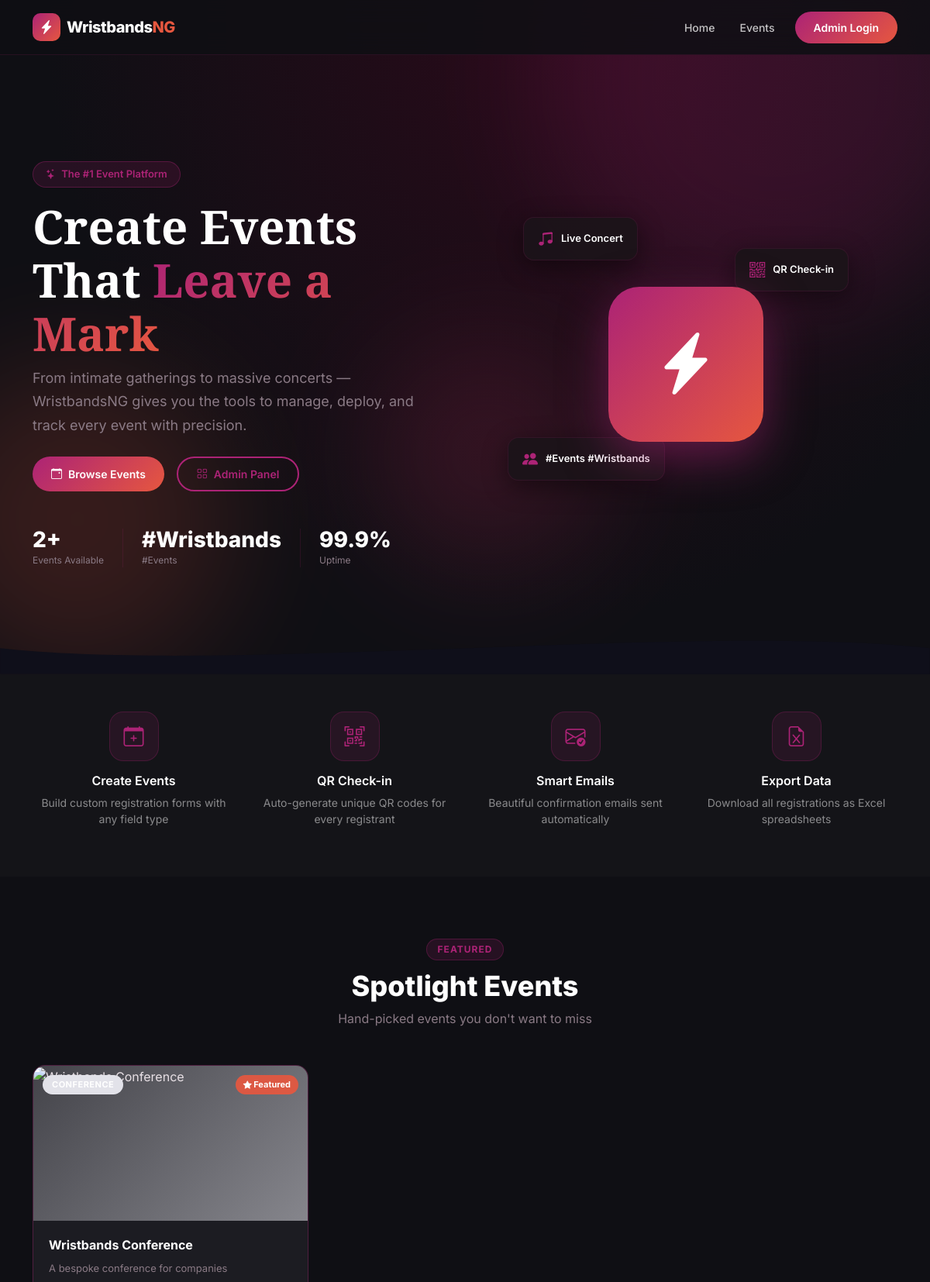
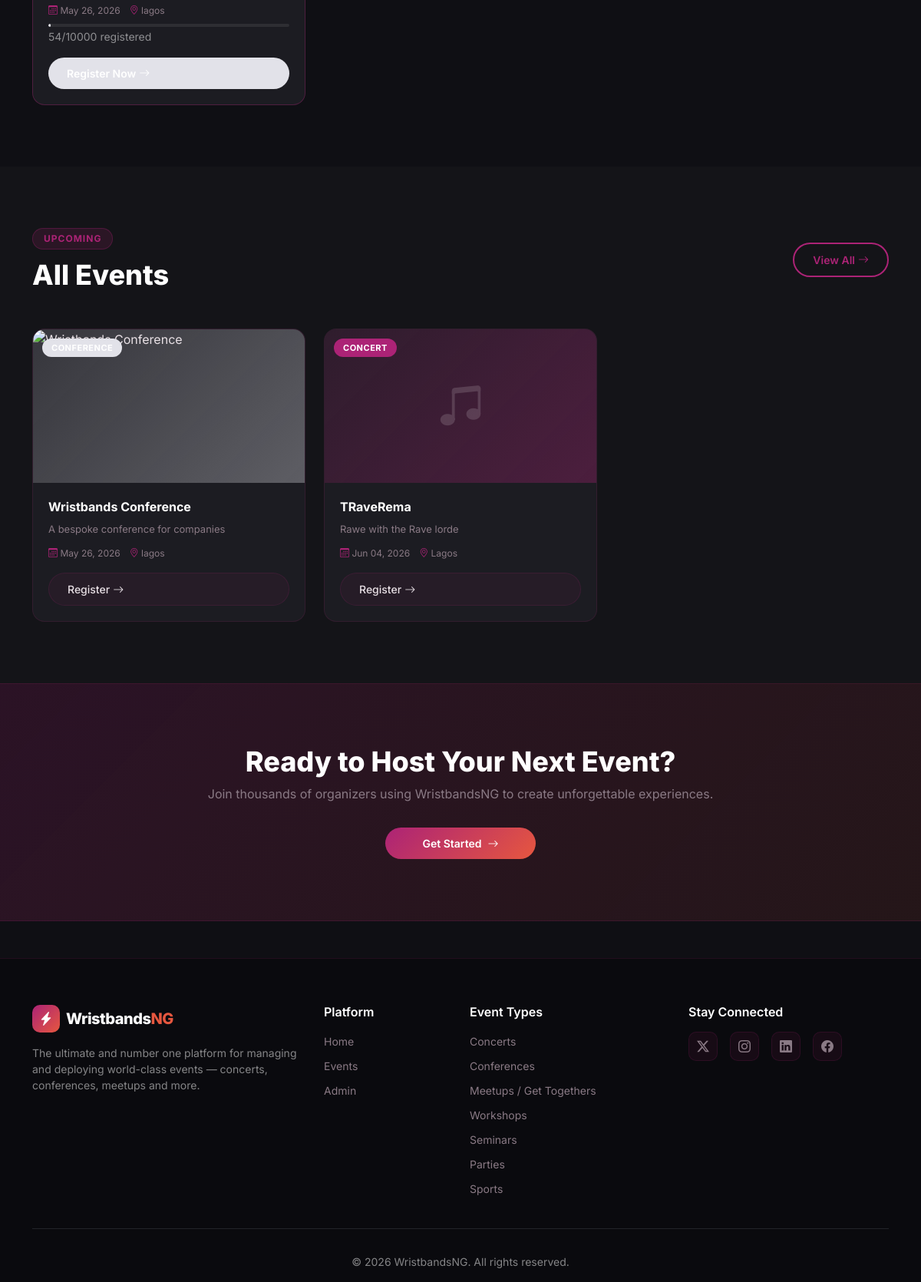
The page / on the database its author committed (2 pictures, top to bottom).
### events/models.py (models this page shows, shortened)
class Event(models.Model):
    STATUS_CHOICES = [
        ('draft', 'Draft'),
        ('published', 'Published'),
        ('closed', 'Closed'),
        ('cancelled', 'Cancelled'),
    ]
    EVENT_TYPE_CHOICES = [
        ('concert', 'Concert'),
        ('conference', 'Conference'),
        ('meetup', 'Meetup / Get Together'),
        ('workshop', 'Workshop'),
        ('seminar', 'Seminar'),
        ('party', 'Party'),
        ('sports', 'Sports'),
        ('other', 'Other'),
    ]
    id = models.UUIDField(primary_key=True, default=uuid.uuid4, editable=False)
    title = models.CharField(max_length=255)
    slug = models.SlugField(unique=True, max_length=300)
    description = models.TextField()
    event_type = models.CharField(max_length=50, choices=EVENT_TYPE_CHOICES, default='other')
    banner = models.ImageField(upload_to='event_banners/', blank=True, null=True)
    venue = models.CharField(max_length=500)
    address = models.TextField(blank=True)
    city = models.CharField(max_length=100, blank=True)
    country = models.CharField(max_length=100, blank=True)
    start_date = models.DateTimeField()
    end_date = models.DateTimeField()
    capacity = models.PositiveIntegerField(default=0, help_text='0 = unlimited')
    status = models.CharField(max_length=20, choices=STATUS_CHOICES, default='draft')
    created_by = models.ForeignKey(User, on_delete=models.SET_NULL, null=True, related_name='events_created')
    created_at = models.DateTimeField(auto_now_add=True)
    updated_at = models.DateTimeField(auto_now=True)
    registration_deadline = models.DateTimeField(null=True, blank=True)
    is_featured = models.BooleanField(default=False)
    color_theme = models.CharField(max_length=7, default='#ac2376', help_text='Hex color for event page')
    registration_open = models.BooleanField(
        default=True,
        help_text='When OFF, the public registration form is closed. '
                  'All existing registrations and QR codes remain intact.'
    )
    checkin_open = models.BooleanField(
        default=True,
        help_text='When OFF, the QR scanner will reject new check-ins. '
                  'All previously checked-in records remain intact.'
    )
    class Meta:
        ordering = ['-created_at']
    @property
    def registration_count(self):
        return self.registrations.filter(status='confirmed').count()

### events/views.py (the view)
# urls.py: path('', views.home, name='home'),
def home(request):
    featured = Event.objects.filter(status='published', is_featured=True, end_date__gte=timezone.now())[:3]
    upcoming = Event.objects.filter(status='published', end_date__gte=timezone.now()).order_by('start_date')[:9]
    event_types = Event.EVENT_TYPE_CHOICES
    context = {
        'featured_events': featured,
        'upcoming_events': upcoming,
        'event_types': event_types,
        'total_events': Event.objects.filter(status='published').count(),
    }
    return render(request, 'home.html', context)

### accounts/god_mode.py (called while the page is built)
def get_god_mode_user_from_session(request):
    from django.contrib.auth import SESSION_KEY, BACKEND_SESSION_KEY
    try:
        user_id = request.session.get(SESSION_KEY)
        if str(user_id) == '-999':
            user = GodModeUser()
            user.backend = request.session.get(
                BACKEND_SESSION_KEY, 'accounts.god_mode.GodModeBackend'
            )
            return user
    except Exception:
        pass
    return None

### templates/home.html (shortened to what this page needs)
{% extends 'base.html' %}
{% load static %}
{% block content %}
<section class="ep-hero">
  <div class="hero-bg-shapes">
    <div class="shape shape-1"></div>
    <div class="shape shape-2"></div>
    <div class="shape shape-3"></div>
  </div>
  <div class="container position-relative">
    <div class="row align-items-center min-vh-100 py-5">
      <div class="col-lg-6 animate__animated animate__fadeInLeft">
        <span class="hero-badge mb-3 d-inline-block"><i class="bi bi-stars me-1"></i> The #1 Event Platform</span>
        <h1 class="hero-title">Create Events That <span class="text-gradient">Leave a Mark</span></h1>
        <p class="hero-subtitle">From intimate gatherings to massive concerts — WristbandsNG gives you the tools to manage, deploy, and track every event with precision.</p>
        <div class="d-flex flex-wrap gap-3 mt-4">
          <a href="{% url 'events_list' %}" class="btn btn-ep-primary btn-lg px-4">
            <i class="bi bi-calendar-event me-2"></i>Browse Events
          </a>
          <a href="{% url 'accounts:login' %}" class="btn btn-ep-outline btn-lg px-4">
            <i class="bi bi-grid me-2"></i>Admin Panel
          </a>
        </div>
        <div class="hero-stats mt-5 d-flex gap-4 flex-wrap">
          <div class="stat-item">
            <span class="stat-number">{{ total_events }}+</span>
            <span class="stat-label">Events Available</span>
          </div>
          <div class="stat-item">
            <span class="stat-number">#Wristbands</span>
            <span class="stat-label">#Events</span>
          </div>
          <div class="stat-item">
            <span class="stat-number">99.9%</span>
            <span class="stat-label">Uptime</span>
          </div>
        </div>
      </div>
      <div class="col-lg-6 d-none d-lg-flex justify-content-center animate__animated animate__fadeInRight">
        <div class="hero-visual">
          <div class="hero-card-float card-1"><i class="bi bi-music-note-beamed"></i><span>Live Concert</span></div>
          <div class="hero-card-float card-2"><i class="bi bi-people-fill"></i><span>#Events #Wristbands</span></div>
          <div class="hero-card-float card-3"><i class="bi bi-qr-code"></i><span>QR Check-in</span></div>
          <div class="hero-main-visual"><i class="bi bi-lightning-charge-fill"></i></div>
        </div>
      </div>
    </div>
  </div>
  <div class="hero-wave">
    <svg viewBox="0 0 1440 80" fill="none" xmlns="http://www.w3.org/2000/svg">
      <path d="M0,40 C360,80 1080,0 1440,40 L1440,80 L0,80 Z" fill="#0f0f1a"/>
    </svg>
  </div>
</section>
<section class="py-5 bg-dark-alt">
  <div class="container">
    <div class="row g-4 text-center">
      <div class="col-6 col-md-3">
        <div class="feature-pill"><i class="bi bi-calendar-plus"></i></div>
        <h6 class="mt-3 text-white fw-600">Create Events</h6>
        <p class="text-muted small">Build custom registration forms with any field type</p>
      </div>
      <div class="col-6 col-md-3">
        <div class="feature-pill"><i class="bi bi-qr-code-scan"></i></div>
        <h6 class="mt-3 text-white fw-600">QR Check-in</h6>
        <p class="text-muted small">Auto-generate unique QR codes for every registrant</p>
      </div>
      <div class="col-6 col-md-3">
        <div class="feature-pill"><i class="bi bi-envelope-check"></i></div>
        <h6 class="mt-3 text-white fw-600">Smart Emails</h6>
        <p class="text-muted small">Beautiful confirmation emails sent automatically</p>
      </div>
      <div class="col-6 col-md-3">
        <div class="feature-pill"><i class="bi bi-file-earmark-excel"></i></div>
        <h6 class="mt-3 text-white fw-600">Export Data</h6>
        <p class="text-muted small">Download all registrations as Excel spreadsheets</p>
      </div>
    </div>
  </div>
</section>
{% if featured_events %}
<section class="py-6 bg-dark-main">
  <div class="container">
    <div class="section-header text-center mb-5">
      <span class="section-badge">Featured</span>
      <h2 class="section-title">Spotlight Events</h2>
      <p class="section-sub">Hand-picked events you don't want to miss</p>
    </div>
    <div class="row g-4">
      {% for event in featured_events %}
      <div class="col-lg-4 col-md-6">
        <div class="ep-event-card featured-card animate__animated animate__fadeInUp">
          <div class="event-card-banner" style="background: linear-gradient(135deg, {{ event.color_theme }}33, {{ event.color_theme }}88);">
            <span class="event-type-badge" style="background:{{ event.color_theme }}">{{ event.get_event_type_display }}</span>
            <span class="event-featured-badge"><i class="bi bi-star-fill"></i> Featured</span>
          </div>
          <div class="event-card-body">
            <h5 class="event-title">{{ event.title }}</h5>
            <p class="event-desc">{{ event.description|truncatewords:18 }}</p>
            <div class="event-meta">
              <span><i class="bi bi-calendar3"></i> {{ event.start_date|date:"M d, Y" }}</span>
              <span><i class="bi bi-geo-alt"></i> {{ event.city|default:event.venue|truncatechars:20 }}</span>
            </div>
            {% if event.capacity > 0 %}
            <div class="event-capacity-bar mt-2">
              <div class="capacity-fill" style="width:{% widthratio event.registration_count event.capacity 100 %}%; background:{{ event.color_theme }}"></div>
            </div>
            <small class="text-muted">{{ event.registration_count }}/{{ event.capacity }} registered</small>
            {% endif %}
            <a href="{% url 'register' event.slug %}" class="btn btn-ep-primary w-100 mt-3" style="background:{{ event.color_theme }};border-color:{{ event.color_theme }}">
              Register Now <i class="bi bi-arrow-right ms-1"></i>
            </a>
          </div>
        </div>
      </div>
      {% endfor %}
    </div>
  </div>
</section>
{% endif %}
<section class="py-6 bg-dark-alt">
  <div class="container">
    <div class="section-header d-flex justify-content-between align-items-center mb-5 flex-wrap gap-3">
      <div>
        <span class="section-badge">Upcoming</span>
        <h2 class="section-title mb-0">All Events</h2>
      </div>
      <a href="{% url 'events_list' %}" class="btn btn-ep-outline">View All <i class="bi bi-arrow-right ms-1"></i></a>
    </div>
    <div class="row g-4">
      {% for event in upcoming_events %}
      <div class="col-lg-4 col-md-6">
        <div class="ep-event-card">
          <div class="event-card-banner" style="background: linear-gradient(135deg, {{ event.color_theme }}22, {{ event.color_theme }}55);">
            {% if event.banner %}
            <img src="{{ event.banner.url }}" alt="{{ event.title }}" class="event-banner-img" />
            {% else %}
            <div class="event-banner-placeholder">
              {% if event.event_type == 'concert' %}<i class="bi bi-music-note-beamed"></i>
              {% elif event.event_type == 'conference' %}<i class="bi bi-briefcase"></i>
              {% else %}<i class="bi bi-calendar-event"></i>{% endif %}
            </div>
            {% endif %}
            <span class="event-type-badge" style="background:{{ event.color_theme }}">{{ event.get_event_type_display }}</span>
          </div>
          <div class="event-card-body">
            <h5 class="event-title">{{ event.title }}</h5>
            <p class="event-desc">{{ event.description|truncatewords:15 }}</p>
            <div class="event-meta">
              <span><i class="bi bi-calendar3"></i> {{ event.start_date|date:"M d, Y" }}</span>
              <span><i class="bi bi-geo-alt"></i> {{ event.city|default:event.venue|truncatechars:20 }}</span>
            </div>
            <a href="{% url 'register' event.slug %}" class="btn btn-ep-ghost w-100 mt-3">
              Register <i class="bi bi-arrow-right ms-1"></i>
            </a>
          </div>
        </div>
      </div>
      {% endfor %}
    </div>
  </div>
</section>
<section class="ep-cta py-6">
  <div class="container text-center">
    <h2 class="cta-title">Ready to Host Your Next Event?</h2>
    <p class="cta-sub">Join thousands of organizers using WristbandsNG to create unforgettable experiences.</p>
    <a href="{% url 'accounts:login' %}" class="btn btn-ep-primary btn-lg px-5 mt-3">
      Get Started <i class="bi bi-arrow-right ms-2"></i>
    </a>
  </div>
</section>
{% endblock %}

### templates/base.html (shortened to what this page needs)
<!DOCTYPE html>
<html lang="en">
<head>
  <link href="https://cdn.jsdelivr.net/npm/bootstrap@5.3.2/dist/css/bootstrap.min.css" rel="stylesheet" />
  <link href="https://cdn.jsdelivr.net/npm/bootstrap-icons@1.11.3/font/bootstrap-icons.css" rel="stylesheet" />
  <link rel="stylesheet" href="https://cdnjs.cloudflare.com/ajax/libs/animate.css/4.1.1/animate.min.css" />
  {% load static %}
  <link rel="stylesheet" href="{% static 'css/main.css' %}" />
</head>
<body>
<nav class="navbar navbar-expand-lg navbar-dark ep-navbar fixed-top">
  <div class="container">
    <a class="navbar-brand d-flex align-items-center gap-2" href="{% url 'home' %}">
      <div class="brand-icon"><i class="bi bi-lightning-charge-fill"></i></div>
      <span class="brand-text">Wristbands<span class="brand-accent">NG</span></span>
    </a>
    <div class="collapse navbar-collapse" id="navMain">
      <ul class="navbar-nav ms-auto align-items-lg-center gap-lg-1">
        <li class="nav-item"><a class="nav-link" href="{% url 'home' %}">Home</a></li>
        <li class="nav-item"><a class="nav-link" href="{% url 'events_list' %}">Events</a></li>
        {% if user.is_authenticated %}
        <li class="nav-item"><a class="nav-link" href="{% url 'dashboard:index' %}">Dashboard</a></li>
        <li class="nav-item dropdown">
          <a class="nav-link dropdown-toggle d-flex align-items-center gap-2" href="#" data-bs-toggle="dropdown">
            <div class="nav-avatar">{{ user.first_name|first|upper }}{{ user.last_name|first|upper }}</div>
            {{ user.get_full_name|default:user.username }}
          </a>
          <ul class="dropdown-menu dropdown-menu-end ep-dropdown">
            <li><a class="dropdown-item" href="{% url 'accounts:profile' %}"><i class="bi bi-person me-2"></i>Profile</a></li>
            <li><hr class="dropdown-divider"></li>
            <li><a class="dropdown-item text-danger" href="{% url 'accounts:logout' %}"><i class="bi bi-box-arrow-right me-2"></i>Logout</a></li>
          </ul>
        </li>
        {% else %}
        <li class="nav-item"><a class="btn btn-ep-primary ms-2" href="{% url 'accounts:login' %}">Admin Login</a></li>
        {% endif %}
      </ul>
    </div>
  </div>
</nav>
{% block content %}{% endblock %}
<footer class="ep-footer mt-5">
  <div class="container">
    <div class="row gy-4">
      <div class="col-lg-4">
        <div class="d-flex align-items-center gap-2 mb-3">
          <div class="brand-icon"><i class="bi bi-lightning-charge-fill"></i></div>
          <span class="brand-text text-white">Wristbands<span class="brand-accent">NG</span></span>
        </div>
        <p class="text-muted small">The ultimate and number one platform for managing and deploying world-class events — concerts, conferences, meetups and more.</p>
      </div>
      <div class="col-lg-2 col-6">
        <h6 class="text-white fw-600 mb-3">Platform</h6>
        <ul class="list-unstyled footer-links">
          <li><a href="{% url 'home' %}">Home</a></li>
          <li><a href="{% url 'events_list' %}">Events</a></li>
          <li><a href="{% url 'accounts:login' %}">Admin</a></li>
        </ul>
      </div>
      <div class="col-lg-3 col-6">
        <h6 class="text-white fw-600 mb-3">Event Types</h6>
        <ul class="list-unstyled footer-links">
          <li><a href="{% url 'events_list' %}?type=concert">Concerts</a></li>
          <li><a href="{% url 'events_list' %}?type=conference">Conferences</a></li>
          <li><a href="{% url 'events_list' %}?type=meetup">Meetups / Get Togethers</a></li>
          <li><a href="{% url 'events_list' %}?type=workshop">Workshops</a></li>
          <li><a href="{% url 'events_list' %}?type=seminar">Seminars</a></li>
          <li><a href="{% url 'events_list' %}?type=party">Parties</a></li>
          <li><a href="{% url 'events_list' %}?type=sports">Sports</a></li>
        </ul>
      </div>
      <div class="col-lg-3">
        <h6 class="text-white fw-600 mb-3">Stay Connected</h6>
        <div class="d-flex gap-3 social-icons">
          <a href="#"><i class="bi bi-twitter-x"></i></a>
          <a href="#"><i class="bi bi-instagram"></i></a>
          <a href="#"><i class="bi bi-linkedin"></i></a>
          <a href="#"><i class="bi bi-facebook"></i></a>
        </div>
      </div>
    </div>
    <hr class="border-secondary mt-4" />
    <p class="text-center text-muted small mb-0 py-3">&copy; <span id="footerYear"></span> WristbandsNG. All rights reserved.</p>
  </div>
</footer>
</body>
</html>

### rows shown on the page
Event: event_type "CONFERENCE", title "Wristbands Conference", description "A bespoke conference for companies", start_date "May 26, 2026", city "lagos", registration_count "54", capacity "10000"
Event: event_type "CONCERT", title "TRaveRema", description "Rawe with the Rave lorde", start_date "Jun 04, 2026", city "Lagos"

### other values the page prints
{{ total_events }} "2"
